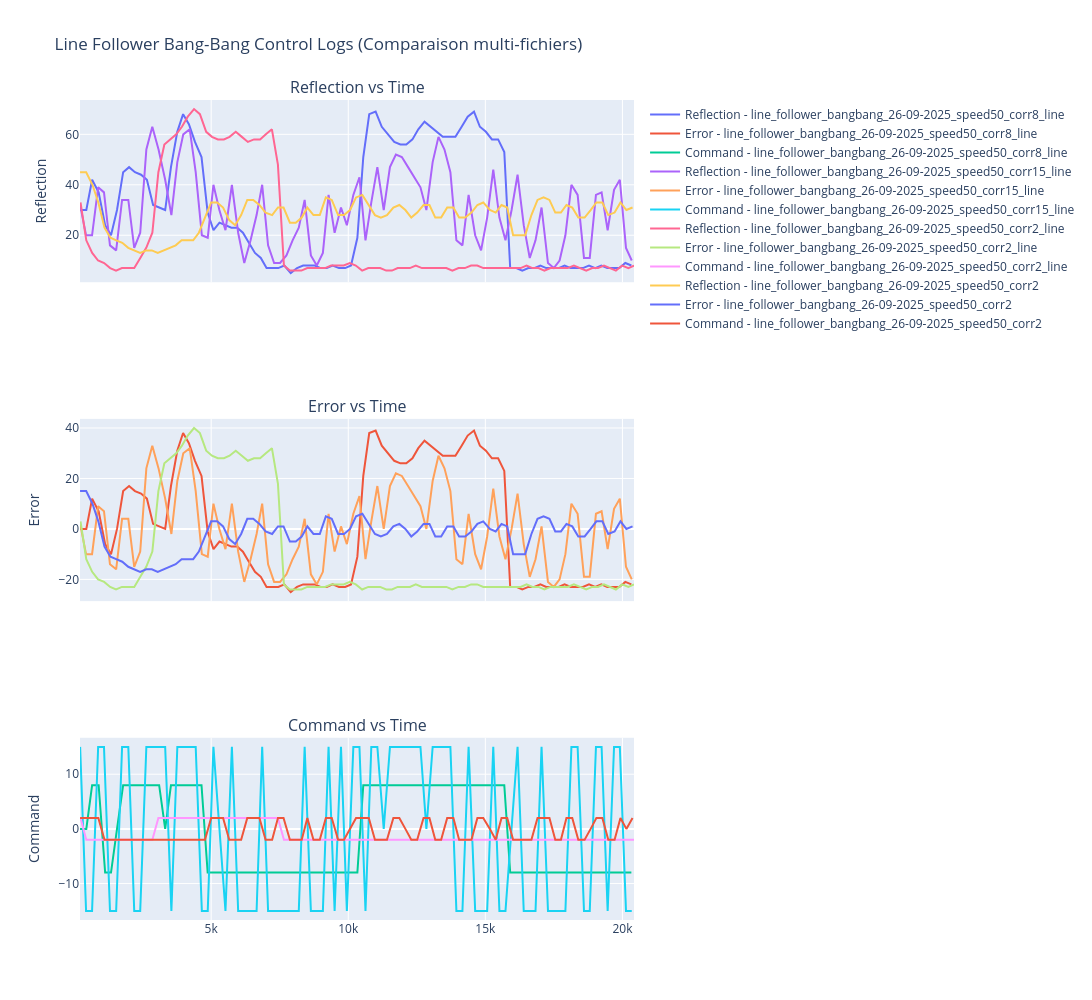

The cell this chart's notebook holds for it:
### Code cell
import os

file_path = "TP1/TP1/line_follower_PID_P=1.2I=0.1D=0.001_speed150_distance30000_02_10_2025_2025_10_02_14_07_25_827824.csv"
# Créer une figure avec 4 sous-graphiques
fig = make_subplots(rows=3, cols=1, shared_xaxes=True,
                    subplot_titles=("Reflection vs Time",
                                    "Error vs Time",
                                    "Command vs Time"))

# Boucle sur les fichiers
for file_path in files:
    df = pd.read_csv(file_path)
    df.columns = df.columns.str.strip()

    # Nom court pour la légende
    label = os.path.basename(file_path).replace(".csv", "")

    # 1. Reflection
    fig.add_trace(go.Scatter(x=df["Time in ms"], y=df["Reflection"],
                             mode="lines", name=f"Reflection - {label}"),
                  row=1, col=1)

    # 2. Error
    fig.add_trace(go.Scatter(x=df["Time in ms"], y=df["Error"],
                             mode="lines", name=f"Error - {label}"),
                  row=2, col=1)

    # 3. Command
    fig.add_trace(go.Scatter(x=df["Time in ms"], y=df["Command"],
                             mode="lines", name=f"Command - {label}"),
                  row=3, col=1)

# Layout
fig.update_layout(height=1000, width=1200,
                  title_text="Line Follower Bang-Bang Control Logs (Comparaison multi-fichiers)",
                  showlegend=True)

# Légendes des axes
fig.update_xaxes(title_text="Time (ms)", row=4, col=1)
fig.update_yaxes(title_text="Reflection", row=1, col=1)
fig.update_yaxes(title_text="Error", row=2, col=1)
fig.update_yaxes(title_text="Command", row=3, col=1)

fig.show()
